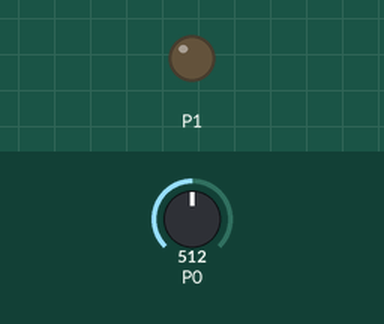
Recording of a program running on a simulated BBC micro:bit running MicroPython. Parts: output pins drawn as LEDs (lit = HIGH). The test bench sets the inputs (shaded band); at power-on: P0 = 512 (analog values on the 0–1023 scale).

Above: at 15.2 s.
15.3 s: P0 set to 790
25.5 s: P0 set to 816
34.5 s: P0 set to 716
At 37.0 s:
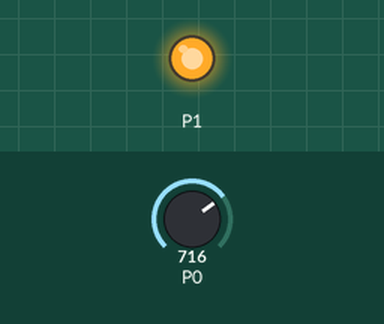
Timing chart, 0 to 51.5 s (numbered marks = the images above; inputs shaded):
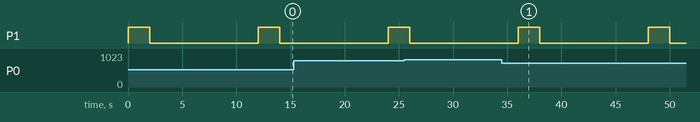

The program:

moisture.py
```python
from microbit import *

while True:
    reading = pin0.read_analog()
    if (reading < 800):
        # Turn on the pump and let it run for 2 seconds
        pin1.write_digital(1)
        sleep(2000)
        pin1.write_digital(0)
        # Wait for 10 seconds to allow
        # water to soak into the soil
        sleep(10000)
```

Measured:
- after the input at 34.5 s, P1: alternates HIGH for 2.0 s and LOW for 10.0 s, starting after 1.5 s
- by itself, P1: alternates HIGH for 2.0 s and LOW for 10.0 s
